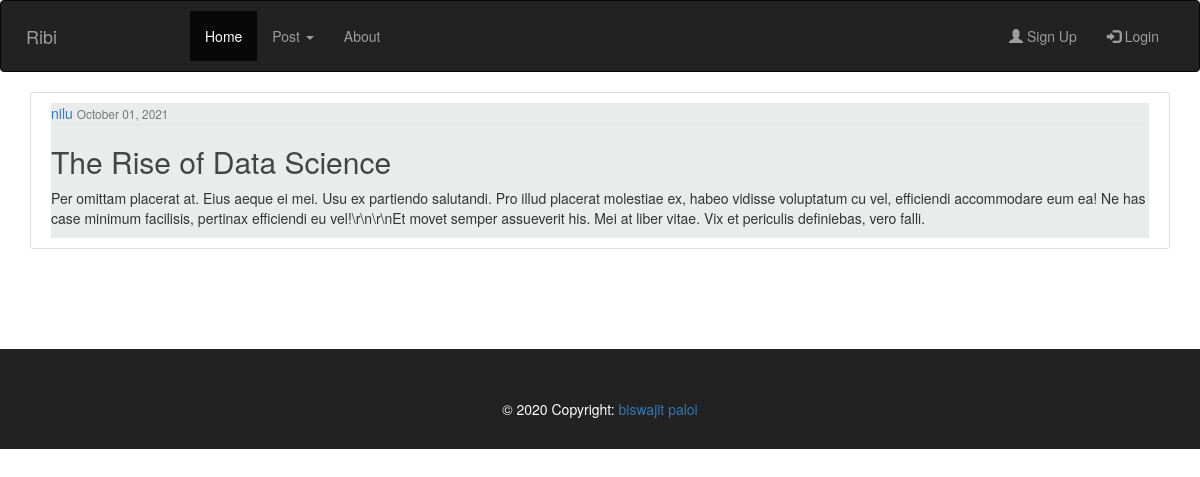
Page /post/25/ on the committed database.
### blog/models.py (models this page shows, shortened)
class Post(models.Model):
    title = models.CharField(max_length=100,help_text="enter within 100 charecter")
    content = models.TextField()
    date_posted = models.DateTimeField(default=timezone.now)
    author = models.ForeignKey(User, on_delete=models.CASCADE)

### blog/views.py (the view)
# urls.py: path('post/<int:pk>/', PostDetailview.as_view(), name='post-detail'),
class PostDetailview(DetailView):
    model = Post
    template_name = 'blog/post_detail.html'

### blog/templates/blog/post_detail.html (shortened to what this page needs)
{% extends "blog/base.html" %} {% block content %}
    <article class="media content-section">
        <div style="background-color: rgb(234, 236, 236);" class="media-body fa-border ">
            <div class="article-metadata">
                <a class="mr-2" href="#">{{ post.author }}</a>
                <small class="text-muted">{{ post.date_posted|date:"F d, Y" }}</small>
            </div>
            <h2 class="article-title">{{ post.title }}</h2>
            <p class="article-content">{{ post.content }}</p>
        </div>
    </article>
    {% endblock content %}

### blog/static/blog/style.css (style rules this page uses)
h1, h2, h3, h4, h5, h6 { color: #444444; }
.content-section { background: #ffffff; padding: 10px 20px; border: 1px solid #dddddd; border-radius: 3px; margin-bottom: 20px; }
.article-title { color: #444444; }
.article-content { white-space: pre-line; }
.article-metadata { padding-bottom: 1px; margin-bottom: 4px; border-bottom: 1px solid #e3e3e3 }

### rows in the picture
Post: author "nilu", date_posted "October 01, 2021", title "The Rise of Data Science", content "Per omittam placerat at. Eius aeque ei mei. Usu ex partiendo salutandi. Pro illud placerat molestiae ex, habeo vidisse voluptatum cu vel, efficiendi accommodare eum ea! Ne has case minimum facilisis, pertinax efficiendi eu vel!\\r\\n\\r\\nEt movet semper assueverit his. Mei at liber vitae. Vix et periculis definiebas, vero falli."
